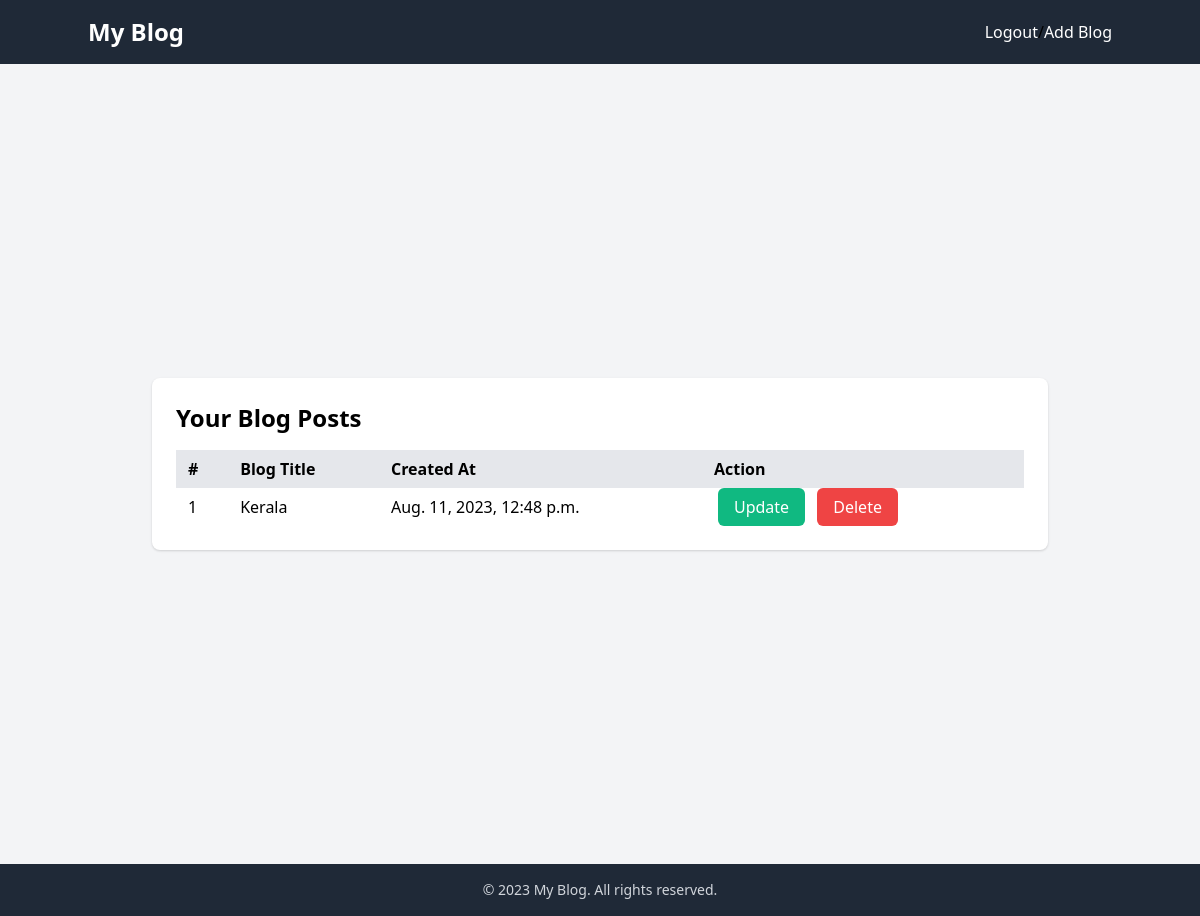
Page /see-blogs (signed in) on the earlier database version.
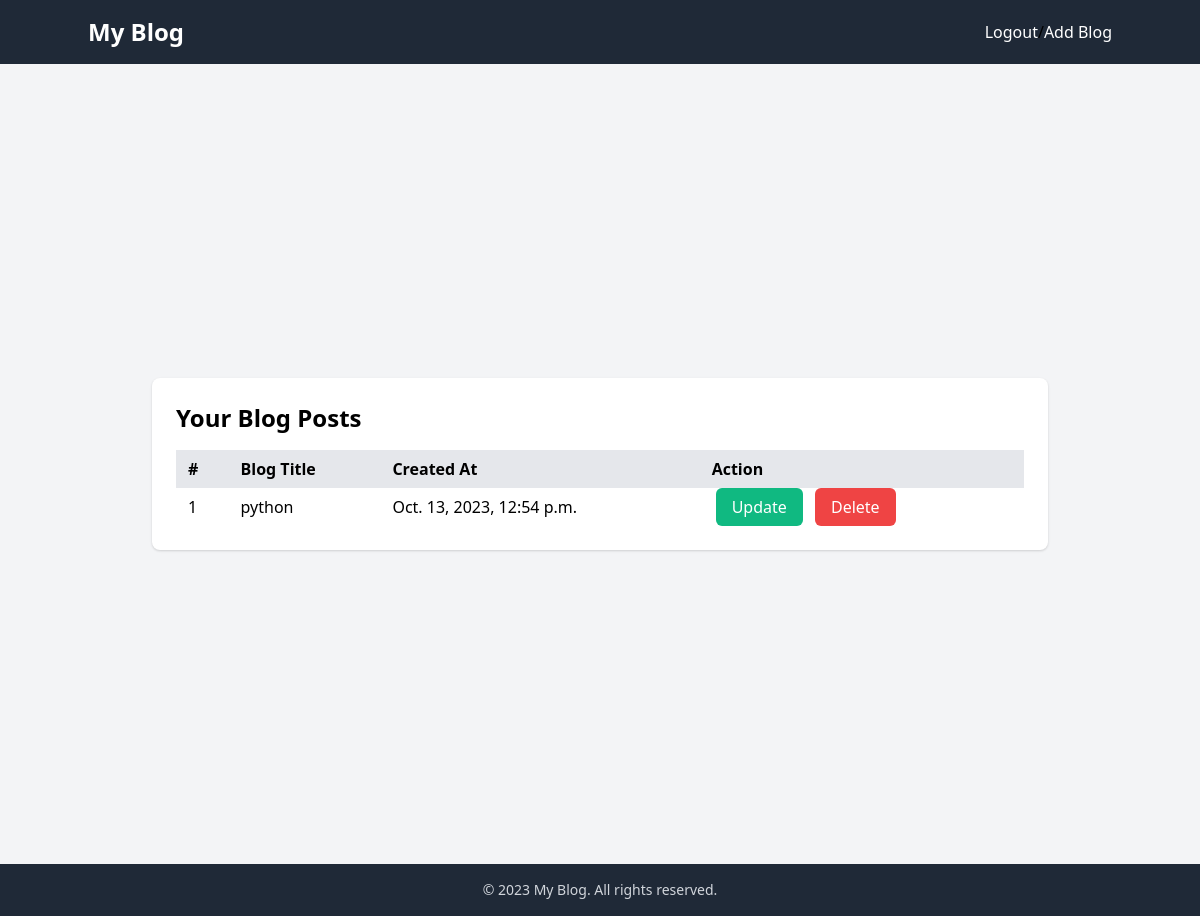
Same page on the later database version.
### core/models.py (models this page shows, shortened)
class BlogModel(models.Model):
    title = models.CharField(max_length=1000)
    user = models.ForeignKey(User, blank=True, null=True, on_delete=models.CASCADE)
    content = FroalaField(null=True, blank=True)
    image = models.ImageField(upload_to='blog',null=True,default='def.jpg')
    created_at = models.DateTimeField(auto_now_add=True)
    upload_to = models.DateTimeField(auto_now=True)
    likes = models.ManyToManyField(User,related_name='post')
    class Meta:
        ordering = ['-created_at', ]

### core/views.py (the view)
# urls.py: path('see-blogs', views.see_blogs, name='see-blog'),
def see_blogs(request):
    blog_objs = BlogModel.objects.filter(user=request.user)
    context = {
        'blog_objs': blog_objs
    }
    return render(request, 'see_blog.html', context)

### templates/see_blog.html
{% extends "base.html" %}
{% block start %}
<section class="bg-gray-100 min-h-screen flex items-center justify-center">
  <div class="container mx-auto">
    <div class="w-full max-w-4xl bg-white rounded-lg shadow p-6 mx-4 sm:mx-auto">
      <h2 class="text-2xl font-semibold mb-4">Your Blog Posts</h2>
      <table class="min-w-full">
        <thead>
          <tr>
            <th class="py-2 px-3 bg-gray-200 text-left">#</th>
            <th class="py-2 px-3 bg-gray-200 text-left">Blog Title</th>
            <th class="py-2 px-3 bg-gray-200 text-left">Created At</th>
            <th class="py-2 px-3 bg-gray-200 text-left">Action</th>
          </tr>
        </thead>
        <tbody>
          {% for blog in blog_objs %}
          <tr class="hover:bg-gray-50 transition-all">
            <td class="py-2 px-3">{{ forloop.counter }}</td>
            <td class="py-2 px-3">{{ blog.title }}</td>
            <td class="py-2 px-3">{{ blog.created_at }}</td>
            <td class="py-2 px-3">
              <a href="{% url 'update-blog' blog.id %}" class="bg-green-500 hover:bg-green-600 text-white rounded-md px-4 py-2 mx-1">Update</a>
              <a href="{% url 'delete-blog' blog.id %}" class="bg-red-500 hover:bg-red-600 text-white rounded-md px-4 py-2 mx-1">Delete</a>
            </td>
          </tr>
          {% endfor %}
        </tbody>
      </table>
    </div>
  </div>
</section>
{% endblock %}

Differences in the rows shown:
removed BlogModel: title "Kerala", created_at "Aug. 11, 2023, 12:48 p.m."
added BlogModel: title "python", created_at "Oct. 13, 2023, 12:54 p.m."
